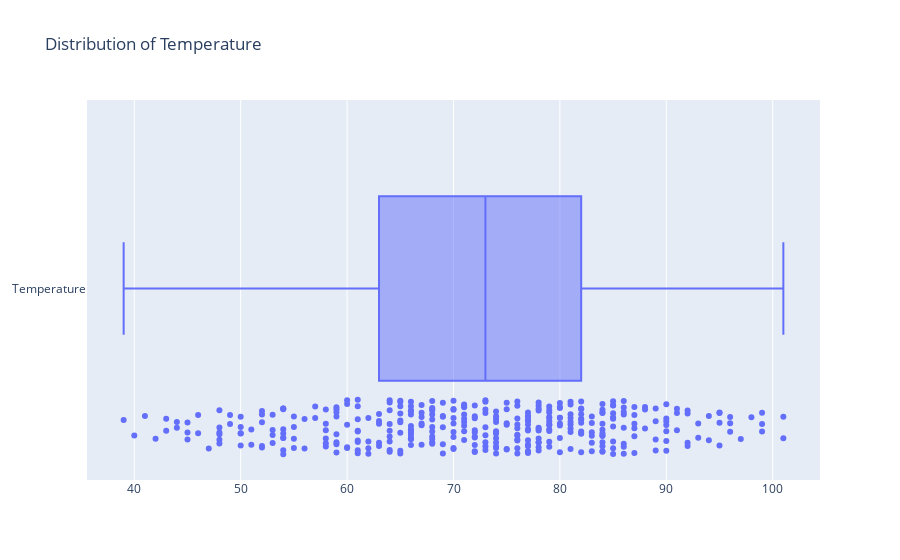

Here is the notebook cell this chart was saved with:
### Code cell
# now plot boxplot
fig = go.Figure()

fig.add_trace(go.Box(x = x, boxpoints = 'all', name = 'Temperature'))
fig.update_layout(title = 'Distribution of Temperature', height = 400)
fig.show()

### Figure 1 — Plotly figure (JSON) as saved in the notebook; plotly's stock layout.template omitted (floating-point values rounded to 4 significant figures; data arrays with more than 128 entries replaced by an {"elided": "..."} marker saying what was removed)
{"data": [{"boxpoints": "all", "name": "Temperature", "type": "box", "x": {"elided": "365 int values"}}], "layout": {"autosize": true, "title": {"text": "Distribution of Temperature"}, "xaxis": {"autorange": true, "range": [35.56, 104.4], "type": "linear"}, "yaxis": {"autorange": true, "range": [-0.5169, 0.5], "type": "category"}}}
